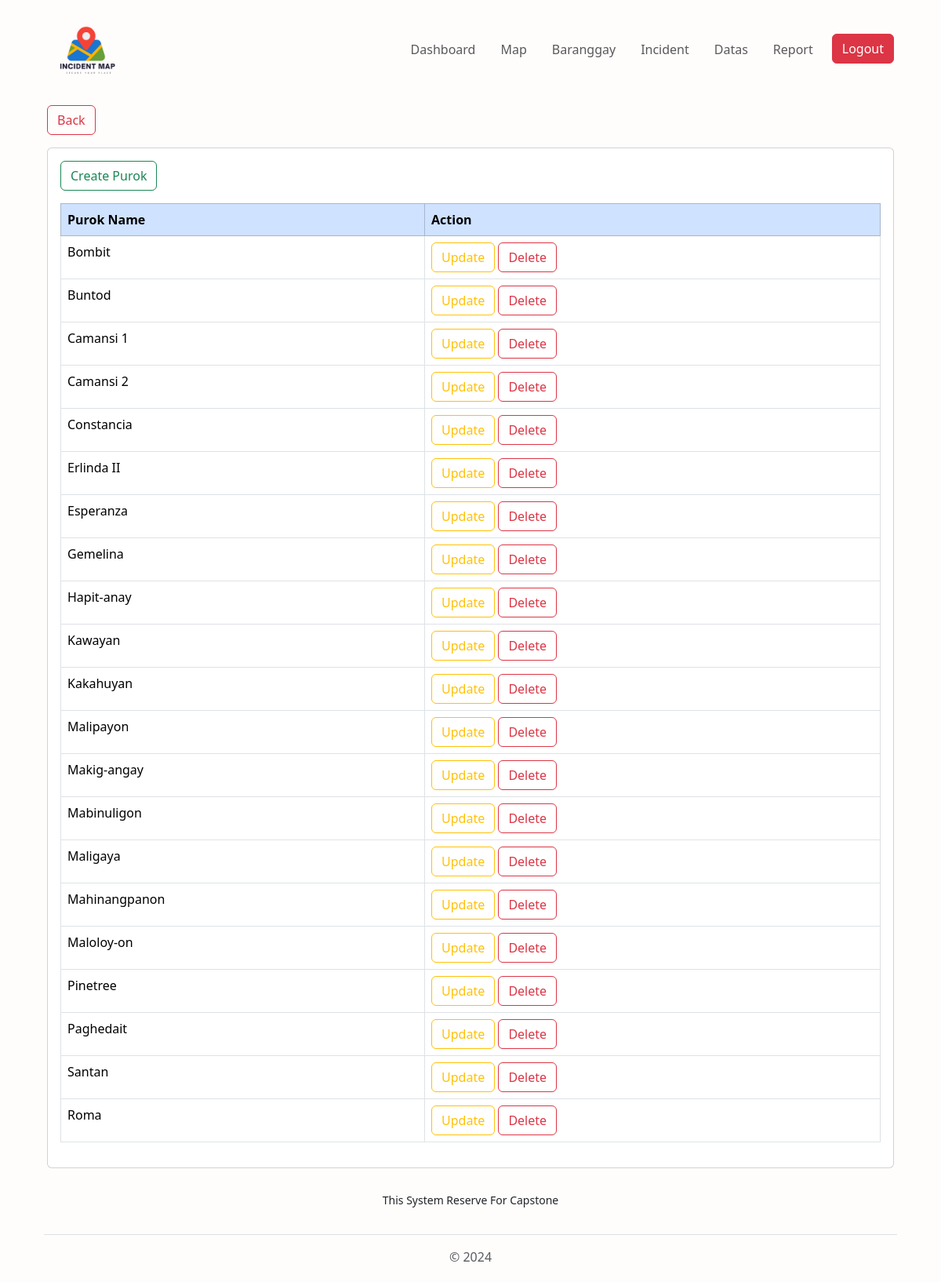
The app's page /view/pages/admin/purok.php?baranggay=General Luna (signed in) with its own data.
### tables this page shows
CREATE TABLE `tbl_purok` (
  `id` int(255) NOT NULL,
  `baranggay_name` varchar(255) NOT NULL,
  `purok_name` varchar(255) NOT NULL
);

### connection/connection.php (called while the page is built, shortened)
<?php
class config {
    public function __construct(){
        $dsn = "mysql:host=".H.";dbname=".DB;
        $username = U;
        $password = P;
        try {
            $this->pdo = new PDO($dsn, $username, $password);
        } catch (PDOException $e) {
            die("Connection failed: " . $e->getMessage());
        }
    }
}
?>

### controller/AdminController.php (called while the page is built, shortened)
<?php
require_once('../../../services/AdminService.php');
$adminService = new AdminServices();
?>

### services/AdminService.php (called while the page is built, shortened)
<?php
require_once("../../../connection/connection.php");
class AdminServices extends config {
    public function getAllPurokByID($baranggay_name) {
        try {
            $query = "SELECT `id`, `purok_name` FROM `tbl_purok` WHERE `baranggay_name` =  :baranggay_name";
            $stmt = $this->pdo->prepare($query);
            $stmt->bindParam(':baranggay_name', $baranggay_name);
            $stmt->execute();
            $results = $stmt->fetchAll(PDO::FETCH_ASSOC);
            return $results;
        } catch (PDOException $e) {
            echo "Error: " . $e->getMessage();
            return [];
        }
    }
}
?>

### view/pages/admin/purok.php (the view, shortened to what this page needs)
<?php
require_once('../../../controller/AdminController.php');
$baranggay_name = $_GET['baranggay'];
$getAllPurok = $adminService->getAllPurokByID($baranggay_name);
require_once('../../components/header.php');
?>
<div class="container-fluid mt-2">
    <a href="baranggay.php" class="btn btn-outline-danger mb-3">Back</a>
    <div class="card p-3">
        <div class="mb-3">
            <button class="btn btn-outline-success" data-bs-toggle="modal" data-bs-target="#createPurokModal">
                Create Purok
            </button>
        </div>
        <table class="table table-bordered rounded">
            <thead class="table-primary">
                <tr class="rounded">
                    <th scope="col">Purok Name</th>
                    <th scope="col">Action</th>
                </tr>
            </thead>
            <tbody>
                <?php foreach ($getAllPurok as $purok): ?>
                <tr>
                    <td><?php echo $purok['purok_name']; ?></td>
                    <td>
                        <button class="btn btn-outline-warning" data-bs-toggle="modal" data-bs-target="#updatePurokModal" onclick="openUpdateModal(<?php echo $purok['id']; ?>, '<?php echo $purok['purok_name']; ?>')">
                            Update
                        </button>
                        <button class="btn btn-outline-danger" data-bs-toggle="modal" data-bs-target="#deletePurokModal" onclick="setDeleteId(<?php echo $purok['id']; ?>)">
                            Delete
                        </button>
                    </td>
                </tr>
                <?php endforeach; ?>
            </tbody>
        </table>
    </div>
</div>
<?php require_once('../../components/footer.php'); ?>
<?php require_once('../../components/footer.php'); ?>

### records on screen
tbl_purok: purok_name "Bombit"
tbl_purok: purok_name "Buntod"
tbl_purok: purok_name "Camansi 1"
tbl_purok: purok_name "Camansi 2"
tbl_purok: purok_name "Constancia"
tbl_purok: purok_name "Erlinda II"
tbl_purok: purok_name "Esperanza"
tbl_purok: purok_name "Gemelina"
tbl_purok: purok_name "Hapit-anay"
tbl_purok: purok_name "Kawayan"
tbl_purok: purok_name "Kakahuyan"
tbl_purok: purok_name "Malipayon"
tbl_purok: purok_name "Makig-angay"
tbl_purok: purok_name "Mabinuligon"
tbl_purok: purok_name "Maligaya"
tbl_purok: purok_name "Mahinangpanon"
tbl_purok: purok_name "Maloloy-on"
tbl_purok: purok_name "Pinetree"
tbl_purok: purok_name "Paghedait"
tbl_purok: purok_name "Santan"
tbl_purok: purok_name "Roma"
